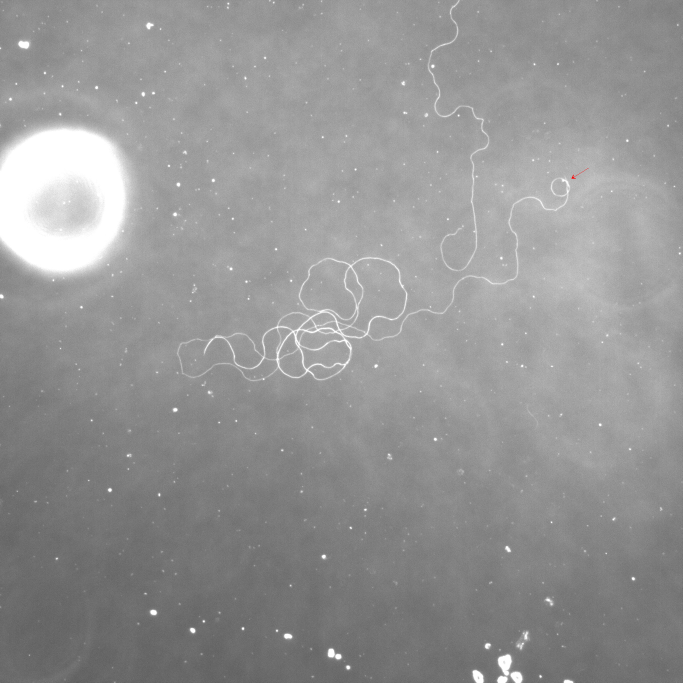
#> input picture sperm - data samples/easy/24708.1_1 at 20X.jpg, 2048 x 2048 px (shown at 1/3 size)
$ python FINAL_BIO_PROJECT.py
#> lines starting #> are read from the running program, lines starting #| are printed output that depends on the picture
#> the answer given: ../sperm - data samples/easy/24708.1_1 at 20X.jpg
import cv2
import numpy as np
import pandas as pd
import math
import os
from tkinter import Tk, filedialog
from skimage import io, color, filters, morphology, measure, util
from skimage.morphology import skeletonize
from scipy.ndimage import binary_fill_holes
from scipy.spatial.distance import cdist, pdist, squareform

# Threshold Mode hand trace Calibration (Manual Threshold Mode), the best conversion rate
# in order to match the known sperm length based on different threshold components being different sizes
THRESHOLD_PIXELS_PER_MICRON = 41.2
THRESHOLD_TRIM_RADIUS = 6

# Auto mode calibration (measuring using component detection + selection + skeletonization)
AUTO_PIXELS_PER_UM = 3.06
MIN_SPERM_LENGTH_PX = 1000
MIN_FRAGMENT_LENGTH_PX = 10


# Branch adjustment, pruning, and measuring logic (once the components are found and selected by the user, their lengths are measured here)
# [128 lines left out: functions find_skeleton_endpoints, trace_and_remove_branch, remove_small_sperm_branches, measure_len_of_sperm_skeleton, not called in this run]


# --- MAIN CLASS CONTAINING UI AND THRESHOLD MODE AND GUI LOGIC ---

class SpermSizer:
    def __init__(self, image_path):
        self.image_path = image_path

        # Load initial image for display mode using OpenCV
        self.img_gray_original = cv2.imread(image_path, cv2.IMREAD_GRAYSCALE)
#> self.img_gray_original: shape (2048, 2048); min 73, max 255, mean 148.7
        if self.img_gray_original is None:
            raise ValueError(f"Image not found or path invalid: {image_path}")

        self.inverted = False
        self.img_gray = self.img_gray_original.copy()

        self.sperm_cells = []
        self.overlay = cv2.cvtColor(self.img_gray.copy(), cv2.COLOR_GRAY2BGR)
        self.running = True

        # Auto measure mode
        self.auto_overlay = None
        self.auto_length_px = 0.0
        self.auto_length_um = 0.0
        self.auto_message = "Press 'm' to Measure"
        self.auto_segments = []
        self.auto_selected_indices = set()
        self.auto_threshold_adjust = 1.0

        # Auto measure mode Manual Editing Tools
        self.auto_add_line_mode = False
        self.auto_add_pixel_mode = False
        self.auto_remove_mode = False
        self.auto_line_start = None
        self.auto_manual_lines = []  # [(x1, y1, x2, y2, length_px), ...]
        self.auto_manual_pixels = [] # [(x, y), ...]

        # Manual thresholding hand trace approach
        self.threshold_value = 128
        self.threshold_mode = False # Start in Auto Mode by default

        # Threshold Mode Tools
        self.pixel_measuring_mode = False
        self.line_mode = False
        self.line_start_point = None
        self.line_preview_end = None

        # Storage for Threshold Mode
        self.highlighted_components = []
        self.highlighted_pixels = []
        self.highlighted_lines = []
        self.measured_components = {}
        self.measured_pixels = {}
        self.measured_lines = {}

        # Visualization settings
        self.color_index = 0
        self.distinct_colors = [
            [0, 255, 255], [255, 0, 255], [255, 255, 0], [0, 255, 0],
            [0, 0, 255], [255, 0, 0], [0, 165, 255], [203, 192, 255],
            [130, 0, 75], [0, 255, 127], [255, 255, 255], [128, 128, 128],
        ]
        self.selecting = False
        self.selection_start = None
        self.selection_end = None
        self.show_highlights = True
        self.current_threshold_binary = None

    #Auto measure

    # [258 lines left out: functions run_auto_measure, update_auto_results, draw_auto_overlay, check_click_auto_mode, not called in this run]

    #  Manual  EXISTING THRESHOLD MODE LOGIC

    def ask_invert(self):
        pass

    # [24 lines left out: functions toggle_inversion, update_overlay, not called in this run]

    def apply_highlights_to_image(self, target_image):
        """Applies manual highlights (components, pixels, lines) to ANY given image."""
        for mask, thresh_val, color_idx in self.highlighted_components:
            color = self.distinct_colors[color_idx % len(self.distinct_colors)]
            highlight_overlay = target_image.copy()
            highlight_overlay[mask > 0] = color
            cv2.addWeighted(highlight_overlay, 0.6, target_image, 0.4, 0, target_image)

        for x, y, color_idx in self.highlighted_pixels:
            color = self.distinct_colors[color_idx % len(self.distinct_colors)]
            cv2.circle(target_image, (x, y), 3, color, -1)

        for x1, y1, x2, y2, color_idx in self.highlighted_lines:
            color = self.distinct_colors[color_idx % len(self.distinct_colors)]
            cv2.line(target_image, (x1, y1), (x2, y2), color, 2)

    # [46 lines left out: function load_new_image, not called in this run]

    def create_instructions_image(self):
        img_height = 1000
        img_width = 1200
        instructions_img = np.zeros((img_height, img_width, 3), dtype=np.uint8)
        instructions_img[:] = (40, 40, 40)

        instructions = [
            "SPERM SIZER INSTRUCTIONS",
            "",
            "GENERAL CONTROLS:",
            "  'i' - Toggle image inversion",
            "  'l' - Load new image",
            "  't' - Toggle Mode (Auto vs Manual Threshold)",
            "  'h' - Toggle highlight visibility",
            "  'p' - Print color summary to console",
            "  'e' - Export color summary to CSV",
            "  ESC - Exit application",
            "",
        ]

        if self.inverted:
            instructions.append("STATUS: Image currently INVERTED")

        if self.threshold_mode:
            pixel_mode_text = "PIXEL MEASURING MODE: ON" if self.pixel_measuring_mode else "Pixel Measuring Mode: OFF"
            line_mode_text = "LINE MODE: ON" if self.line_mode else "Line Mode: OFF"
            instructions.extend([
                "--- MANUAL THRESHOLD MODE (Active) ---",
                f"  Current threshold: {self.threshold_value}",
                "  '+'/'-' or UP/DOWN - Adjust threshold",
                "  's' - Save thresholded image",
                f"  Current color: #{self.color_index + 1}",
                "  '1'-'9','0' - Select color",
                f"  {pixel_mode_text}",
                "  'u' - Toggle pixel measuring mode",
                f"  {line_mode_text}",
                "  'k' - Toggle line drawing mode",
                "  In line mode: Click start, then end point to draw line",
                "  Click sperm - Highlight single component/pixel",
                "  Click & Drag - Highlight all components in region",
                "  Click highlighted - Remove highlight",
                "  'c' - Clear all highlights",
            ])
        else:
            add_line_txt = "ON" if self.auto_add_line_mode else "OFF"
            add_pix_txt = "ON" if self.auto_add_pixel_mode else "OFF"
            remove_txt = "ON" if self.auto_remove_mode else "OFF"

            instructions.extend([
                "--- AUTO MEASURE MODE (Active) ---",
                "  (Press 't' to switch to Manual Threshold Mode)",
                "",
                f"  STATUS: {self.auto_message}",
                f"  SENSITIVITY: {self.auto_threshold_adjust:.2f} (Default 1.00)",
                "",
                "  CONTROLS:",
                "  'm' - Run Auto-Measurement Pipeline",
                "  '[' / ']' - Decrease/Increase Sensitivity",
                "  CLICK on segments to Select/Deselect",
                "",
                "  EDITING TOOLS:",
                f"  'n' - Add Line Mode ({add_line_txt}) - Click 2 points",
                f"  'b' - Add Pixel Mode ({add_pix_txt}) - Click point",
                f"  'r' - Remove Mode ({remove_txt}) - Click item to remove",
                "",
                "  LEGEND:",
                "   GREEN: Selected Auto-Segment",
                "   BLUE: Ignored Auto-Segment",
                "   YELLOW: Manual Line",
                "   CYAN: Manual Pixel",
            ])

        y_pos = 30
        for line in instructions:
            color = (255, 255, 255)
            if "Active" in line: color = (0, 255, 0)
            elif "===" in line: color = (0, 255, 255)

            cv2.putText(instructions_img, line, (20, y_pos),
                       cv2.FONT_HERSHEY_SIMPLEX, 0.6, color, 1, cv2.LINE_AA)
            y_pos += 25
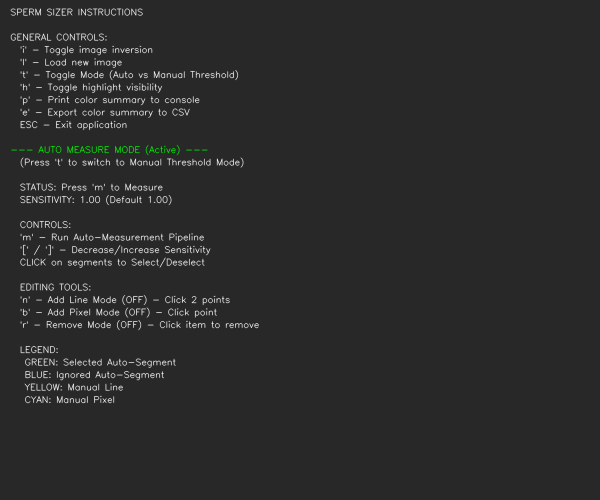
#> instructions_img: shape (1000, 1200, 3) (shown at 1/2 size); mean of channels 0, 1, 2 43.5, 43.7, 43.5; drawn as B, G, R
#> after the loop, y_pos = 830

        # Add measurements section on the right side
        measurements_x = 500
        measurements_y = 30

        # Display logic based on mode
        if not self.threshold_mode:
             cv2.putText(instructions_img, "    AUTO RESULTS    ", (measurements_x, measurements_y),
                        cv2.FONT_HERSHEY_SIMPLEX, 0.7, (0, 255, 255), 1, cv2.LINE_AA)
             measurements_y += 40
             if self.auto_length_px > 0:
                 cv2.putText(instructions_img, f"Length: {self.auto_length_um:.2f} um", (measurements_x, measurements_y),
                            cv2.FONT_HERSHEY_SIMPLEX, 0.8, (0, 255, 0), 2, cv2.LINE_AA)
                 measurements_y += 30
                 cv2.putText(instructions_img, f"Pixels: {self.auto_length_px:.1f} px", (measurements_x, measurements_y),
                            cv2.FONT_HERSHEY_SIMPLEX, 0.6, (200, 200, 200), 1, cv2.LINE_AA)
                 measurements_y += 30
                 cv2.putText(instructions_img, f"Segs: {len(self.auto_selected_indices)} | Lines: {len(self.auto_manual_lines)} | Dots: {len(self.auto_manual_pixels)}",
                             (measurements_x, measurements_y), cv2.FONT_HERSHEY_SIMPLEX, 0.6, (200, 200, 200), 1, cv2.LINE_AA)
             else:
                 cv2.putText(instructions_img, "No data yet. Press 'm'.", (measurements_x, measurements_y),
                            cv2.FONT_HERSHEY_SIMPLEX, 0.6, (200, 200, 200), 1, cv2.LINE_AA)
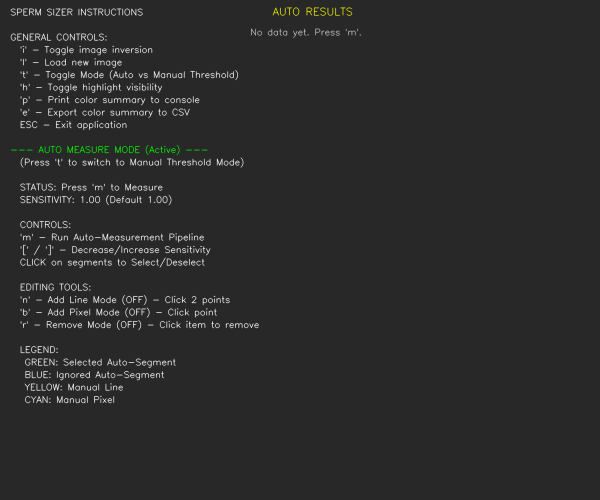
#> instructions_img: shape (1000, 1200, 3) (shown at 1/2 size); mean of channels 0, 1, 2 43.5, 43.8, 43.6; drawn as B, G, R
#> (key e is pressed here)

        # In both modes, show manual measurements if they exist
        if len(self.measured_components) > 0 or len(self.measured_pixels) > 0:
            # Adjust Y pos if we already printed auto results
            if not self.threshold_mode: measurements_y += 40

            cv2.putText(instructions_img, "   MANUAL MODE DATA   ", (measurements_x, measurements_y),
                        cv2.FONT_HERSHEY_SIMPLEX, 0.7, (0, 255, 255), 1, cv2.LINE_AA)
            measurements_y += 40

            # Add color sums section
            color_sums = self.get_color_sums()
            if color_sums:
                 for color_idx in sorted(color_sums.keys()):
                    data = color_sums[color_idx]
                    color_rgb = self.distinct_colors[color_idx % len(self.distinct_colors)]
                    # Create a small color swatch
                    swatch_y = measurements_y - 5
                    cv2.rectangle(instructions_img, (measurements_x, swatch_y),
                                (measurements_x + 20, swatch_y + 15), tuple(map(int, color_rgb)), -1)
                    summary_text = f"Color #{color_idx + 1}: {data['count']} cells, {data['sum_um']:.2f} um"
                    cv2.putText(instructions_img, summary_text, (measurements_x + 25, measurements_y + 10),
                               cv2.FONT_HERSHEY_SIMPLEX, 0.5, (200, 200, 200), 1, cv2.LINE_AA)
                    measurements_y += 25

        # DRAW COLOR PALETTE CHART To determine the color of the component
        if self.threshold_mode:
            palette_y = img_height - 100
            start_x = 20
            box_size = 40
            spacing = 10

            cv2.putText(instructions_img, "COLOR PALETTE (Keys 1-9, 0):", (start_x, palette_y - 15),
                        cv2.FONT_HERSHEY_SIMPLEX, 0.6, (255, 255, 255), 1, cv2.LINE_AA)

            for i in range(10):
                color = self.distinct_colors[i]
                x = start_x + i * (box_size + spacing)
                cv2.rectangle(instructions_img, (x, palette_y), (x + box_size, palette_y + box_size),
                            tuple(map(int, color)), -1)
                key_num = (i + 1) % 10
                text = str(key_num)
                cv2.putText(instructions_img, text, (x + 12, palette_y + 28),
                            cv2.FONT_HERSHEY_SIMPLEX, 0.7, (0, 0, 0), 3)
                cv2.putText(instructions_img, text, (x + 12, palette_y + 28),
                            cv2.FONT_HERSHEY_SIMPLEX, 0.7, (255, 255, 255), 1)

                if i == self.color_index:
                    cv2.rectangle(instructions_img, (x - 3, palette_y - 3),
                                (x + box_size + 3, palette_y + box_size + 3),
                                (255, 255, 255), 3)

        return instructions_img

    # [185 lines left out: functions click_event, generate_threshold_preview, highlight_components_in_region, measure_component_length, remove_skeleton_branches, not called in this run]

    def get_color_sums(self):
        color_sums = {}
        for mask, thresh_val, color_idx in self.highlighted_components:
            component_id = hash(mask.tobytes())
            if component_id in self.measured_components:
                length_um = self.measured_components[component_id]
                if color_idx not in color_sums:
                    color_sums[color_idx] = {'sum_um': 0.0, 'count': 0, 'sum_px': 0.0, 'pixel_count': 0}
                color_sums[color_idx]['sum_um'] += length_um
                color_sums[color_idx]['count'] += 1
                color_sums[color_idx]['sum_px'] += length_um * THRESHOLD_PIXELS_PER_MICRON

        for x, y, color_idx in self.highlighted_pixels:
            key = (x, y)
            if key in self.measured_pixels:
                length_um = self.measured_pixels[key]
                if color_idx not in color_sums:
                    color_sums[color_idx] = {'sum_um': 0.0, 'count': 0, 'sum_px': 0.0, 'pixel_count': 0}
                color_sums[color_idx]['sum_um'] += length_um
                color_sums[color_idx]['pixel_count'] += 1
                color_sums[color_idx]['sum_px'] += 1.0

        for x1, y1, x2, y2, color_idx in self.highlighted_lines:
            key = (x1, y1, x2, y2)
            if key in self.measured_lines:
                length_um = self.measured_lines[key]
                if color_idx not in color_sums:
                    color_sums[color_idx] = {'sum_um': 0.0, 'count': 0, 'sum_px': 0.0, 'pixel_count': 0}
                color_sums[color_idx]['sum_um'] += length_um
                color_sums[color_idx]['count'] += 1
                color_sums[color_idx]['sum_px'] += length_um * THRESHOLD_PIXELS_PER_MICRON
        return color_sums

    # [10 lines left out: function print_color_sums, not called in this run]

    def export_color_sums(self):
        color_sums = self.get_color_sums()
        if not color_sums: return
        import os
        base = os.path.splitext(os.path.basename(self.image_path))[0]
        out = filedialog.asksaveasfilename(initialfile=f"{base}_colors.csv", defaultextension=".csv")
        if out:
            rows = []
            for idx in sorted(color_sums.keys()):
                d = color_sums[idx]
                rows.append({
                    'Color_Index': idx+1,
                    'Count': d['count'],
                    'Pixels': d['pixel_count'],
                    'Length_um': d['sum_um']
                })
            pd.DataFrame(rows).to_csv(out, index=False)
            print(f"Saved to {out}")

    # [87 lines left out: functions check_click_on_highlighted_component, check_click_on_line, highlight_connected_component, get_line_pixels, highlight_line, highlight_pixel, not called in this run]

    def save_threshold_image(self):
        out = filedialog.asksaveasfilename(defaultextension=".png")
        if out: cv2.imwrite(out, self.current_threshold_binary)

    def setup_windows(self):
        cv2.namedWindow("Sperm Overlay", cv2.WINDOW_NORMAL)
        cv2.namedWindow("Instructions", cv2.WINDOW_NORMAL)
        cv2.resizeWindow("Sperm Overlay", 1200, 1000)
        cv2.moveWindow("Sperm Overlay", 10, 50)
        cv2.moveWindow("Instructions", 850, 50)
        cv2.resizeWindow("Instructions", 1000, 1000)


    def run_gui(self):
        self.setup_windows()
        cv2.setMouseCallback("Sperm Overlay", self.click_event)

        while self.running:
            if self.threshold_mode:
                display = self.generate_threshold_preview()
                if self.selecting and self.selection_start:
                      d_rect = display.copy()
                      cv2.rectangle(d_rect, self.selection_start, self.selection_end, (255,255,255), 2)
                      cv2.imshow("Sperm Overlay", d_rect)
                else:
                    cv2.imshow("Sperm Overlay", display)
            else:
                # In Auto Mode, show the auto-overlay (or plain overlay if failed)
                if self.auto_overlay is not None:
                    to_show = self.auto_overlay.copy()
                else:
                    to_show = cv2.cvtColor(self.img_gray.copy(), cv2.COLOR_GRAY2BGR)

                # Show manual highlights on top of Auto Mode too if enabled
                if self.show_highlights:
                    self.apply_highlights_to_image(to_show)

                cv2.imshow("Sperm Overlay", to_show)

            cv2.imshow("Instructions", self.create_instructions_image())

            key = cv2.waitKey(1) & 0xFF

            if key == 27: self.running = False
            elif key == ord('i'):
                self.toggle_inversion()
                print(f"Inversion: {self.inverted}")
            elif key == ord('l'): self.load_new_image()
            elif key == ord('h'):
                self.show_highlights = not self.show_highlights
                self.update_overlay()
            elif key == ord('m'):
                if not self.threshold_mode:
                    self.run_auto_measure()
            elif key == ord('t'):
                self.threshold_mode = not self.threshold_mode
                print(f"Switched to {'Manual Threshold' if self.threshold_mode else 'Auto Measure'} Mode")
                if not self.threshold_mode: self.update_overlay()
            elif key == ord('p'): self.print_color_sums()
            elif key == ord('e'): self.export_color_sums()

            # Auto Mode Controls
            if not self.threshold_mode:
                if key == ord('[') or key == ord('{'):
                    self.auto_threshold_adjust = max(0.1, self.auto_threshold_adjust - 0.1)
                    self.run_auto_measure()
                elif key == ord(']') or key == ord('}'):
                    self.auto_threshold_adjust = min(5.0, self.auto_threshold_adjust + 0.1)
                    self.run_auto_measure()

                # New Auto Tools
                elif key == ord('n'):
                    self.auto_add_line_mode = not self.auto_add_line_mode
                    self.auto_add_pixel_mode = False
                    self.auto_remove_mode = False
                    self.auto_line_start = None
                    self.draw_auto_overlay()
                elif key == ord('b'):
                    self.auto_add_pixel_mode = not self.auto_add_pixel_mode
                    self.auto_add_line_mode = False
                    self.auto_remove_mode = False
                    self.auto_line_start = None
                    self.draw_auto_overlay()
                elif key == ord('r'):
                    self.auto_remove_mode = not self.auto_remove_mode
                    self.auto_add_line_mode = False
                    self.auto_add_pixel_mode = False
                    self.auto_line_start = None
                    self.draw_auto_overlay()

            # Manual Threshold Controls (Only active in Threshold Mode)
            if self.threshold_mode:
                if key == ord('+') or key == ord('=') or key == 82:
                    self.threshold_value = min(255, self.threshold_value + 5)
                elif key == ord('-') or key == ord('_') or key == 84:
                    self.threshold_value = max(0, self.threshold_value - 5)
                elif key == ord('c'):
                    self.highlighted_components = []
                    self.measured_components = {}
                    self.highlighted_pixels = []
                    self.measured_pixels = {}
                    self.highlighted_lines = []
                    self.measured_lines = {}
                    print("Cleared all.")
                elif key == ord('u'):
                    self.pixel_measuring_mode = not self.pixel_measuring_mode
                    print(f"Pixel Mode: {self.pixel_measuring_mode}")
                elif key == ord('k'):
                    self.line_mode = not self.line_mode
                    print(f"Line Tool Mode: {self.line_mode}")
                elif key == ord('s'): self.save_threshold_image()
                elif ord('0') <= key <= ord('9'):
                    digit = int(chr(key))
                    self.color_index = 9 if digit == 0 else digit - 1
                    print(f"Color: {self.color_index+1}")

        cv2.destroyAllWindows()
        self.export_results()

    # [39 lines left out: functions smooth_line, skeletonize_cell, trim_endpoints, measure_length, not called in this run]

    def export_results(self, output_csv="results.csv"):
#> called with output_csv = 'results.csv'
        rows = []
        for cid, length_um in self.measured_components.items():
             rows.append({'Type': 'Component', 'Length_um': length_um})
        for lid, length_um in self.measured_lines.items():
             rows.append({'Type': 'Line', 'Length_um': length_um})

        if rows:
            df = pd.DataFrame(rows)
            df.to_csv(output_csv, index=False)
            print(f"Results saved to {output_csv}")

if __name__ == "__main__":
    Tk().withdraw()
    print("Select an image file...")
    img_path = filedialog.askopenfilename(
        title="Choose sperm image",
        filetypes=[("Images", "*.jpg *.jpeg *.png *.bmp *.tif *.tiff"), ("All files", "*")]
    )

    if not img_path:
        print("No file selected. Exiting.")
        exit()

    print(f"Selected: {img_path}")
    sizer = SpermSizer(img_path)
    sizer.run_gui()
